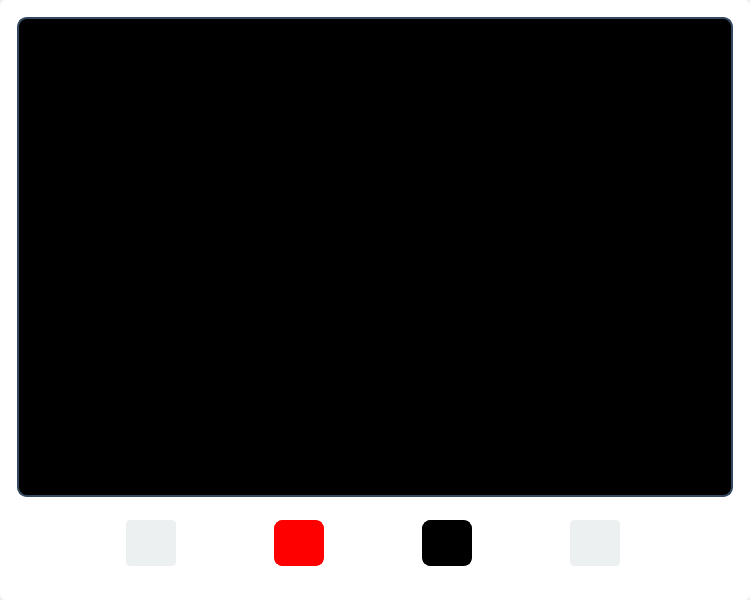
<?xml version="1.0" encoding="UTF-8"?>
<ui version="4.0">
  <class>VideoPlayer</class>
  <widget class="QDialog" name="VideoPlayer">
    <property name="geometry">
      <rect>
        <x>0</x>
        <y>0</y>
        <width>750</width>
        <height>600</height>
      </rect>
    </property>
    <property name="sizePolicy">
      <sizepolicy hsizetype="Fixed" vsizetype="Fixed">
        <horstretch>0</horstretch>
        <verstretch>0</verstretch>
      </sizepolicy>
    </property>
    <property name="minimumSize">
      <size>
        <width>750</width>
        <height>600</height>
      </size>
    </property>
    <property name="maximumSize">
      <size>
        <width>825</width>
        <height>608</height>
      </size>
    </property>
    <property name="windowTitle">
      <string>Video Player</string>
    </property>
    <property name="styleSheet">
      <string notr="true" />
    </property>
    <widget class="QGroupBox" name="groupBox">
      <property name="geometry">
        <rect>
          <x>0</x>
          <y>0</y>
          <width>750</width>
          <height>600</height>
        </rect>
      </property>
      <property name="minimumSize">
        <size>
          <width>600</width>
          <height>600</height>
        </size>
      </property>
      <property name="maximumSize">
        <size>
          <width>750</width>
          <height>600</height>
        </size>
      </property>
      <property name="styleSheet">
        <string notr="true">/* Base Styling for Widgets */
          font-size: 18px; /* Large, readable text */
          font-weight: bold; /* Bold font for emphasis */
          padding: 8px; /* Slightly increased padding for better spacing */
          background-color: white; /* Light, neutral background for a clean look */
          border-radius: 6px; /* Rounded corners for a modern design */
</string>
      </property>
      <property name="title">
        <string />
      </property>
      <layout class="QVBoxLayout" name="verticalLayout">
        <item>
          <widget class="QWidget" name="video_container" native="true">
            <property name="minimumSize">
              <size>
                <width>600</width>
                <height>400</height>
              </size>
            </property>
            <property name="maximumSize">
              <size>
                <width>750</width>
                <height>500</height>
              </size>
            </property>
            <property name="styleSheet">
              <string notr="true"> border: 2px solid #34495E;
                border-radius: 10px;
                background-color: #000000;
              </string>
            </property>
          </widget>
        </item>
        <item>
          <widget class="QGroupBox" name="groupBox_2">
            <property name="maximumSize">
              <size>
                <width>16777215</width>
                <height>80</height>
              </size>
            </property>
            <property name="styleSheet">
              <string notr="true">border:none;</string>
            </property>
            <property name="title">
              <string />
            </property>
            <layout class="QHBoxLayout" name="horizontalLayout">
              <item>
                <widget class="QLabel" name="backward_button_video">
                  <property name="minimumSize">
                    <size>
                      <width>40</width>
                      <height>40</height>
                    </size>
                  </property>
                  <property name="maximumSize">
                    <size>
                      <width>50</width>
                      <height>50</height>
                    </size>
                  </property>
                  <property name="styleSheet">
                    <string notr="true">
                      border-bottom: 1px solid
                      #bdc3c7; padding: 2px;
                      background-color:
                      #ecf0f1;
                      border: 1px solid
                      #bdc3c7;
                      border-radius: 4px;</string>
                  </property>
                  <property name="text">
                    <string />
                  </property>
                  <property name="textFormat">
                    <enum>Qt::PlainText</enum>
                  </property>
                  <property name="pixmap">
                    <pixmap>../media/images/buttons/arrow-back.png</pixmap>
                  </property>
                  <property name="scaledContents">
                    <bool>true</bool>
                  </property>
                  <property name="alignment">
                    <set>Qt::AlignCenter</set>
                  </property>
                  <property name="wordWrap">
                    <bool>false</bool>
                  </property>
                </widget>
              </item>
              <item>
                <widget class="QPushButton" name="play_button">
                  <property name="maximumSize">
                    <size>
                      <width>50</width>
                      <height>50</height>
                    </size>
                  </property>
                  <property name="styleSheet">
                    <string notr="true">background-color:red;
                      border: 1px solid red;
                      border-radius: 8px;
                      padding:8px;
                    </string>
                  </property>
                  <property name="text">
                    <string />
                  </property>
                  <property name="icon">
                    <iconset>
                      <normaloff>../media/images/buttons/play.png</normaloff>
                      ../media/images/buttons/play.png</iconset>
                  </property>
                  <property name="iconSize">
                    <size>
                      <width>24</width>
                      <height>24</height>
                    </size>
                  </property>
                </widget>
              </item>
              <item>
                <widget class="QPushButton" name="pause_button">
                  <property name="maximumSize">
                    <size>
                      <width>50</width>
                      <height>50</height>
                    </size>
                  </property>
                  <property name="styleSheet">
                    <string notr="true">background-color:black;
                      border: 1px solid black;
                      border-radius: 8px;
                      padding:8px;
                    </string>
                  </property>
                  <property name="text">
                    <string />
                  </property>
                  <property name="icon">
                    <iconset>
                      <normaloff>../media/images/buttons/pause-black.png</normaloff>
                      ../media/images/buttons/pause-black.png</iconset>
                  </property>
                  <property name="iconSize">
                    <size>
                      <width>24</width>
                      <height>24</height>
                    </size>
                  </property>
                </widget>
              </item>
              <item>
                <widget class="QLabel" name="forward_button_video">
                  <property name="minimumSize">
                    <size>
                      <width>40</width>
                      <height>40</height>
                    </size>
                  </property>
                  <property name="maximumSize">
                    <size>
                      <width>50</width>
                      <height>50</height>
                    </size>
                  </property>
                  <property name="styleSheet">
                    <string notr="true">
                      border-bottom: 1px solid
                      #bdc3c7; padding: 2px;
                      background-color:
                      #ecf0f1;
                      border: 1px solid
                      #bdc3c7;
                      border-radius: 4px;</string>
                  </property>
                  <property name="text">
                    <string />
                  </property>
                  <property name="pixmap">
                    <pixmap>../media/images/buttons/arrow-forward.png</pixmap>
                  </property>
                  <property name="scaledContents">
                    <bool>true</bool>
                  </property>
                  <property name="alignment">
                    <set>Qt::AlignCenter</set>
                  </property>
                  <property name="wordWrap">
                    <bool>false</bool>
                  </property>
                </widget>
              </item>
            </layout>
          </widget>
        </item>
      </layout>
    </widget>
  </widget>
  <resources />
  <connections />
</ui>
